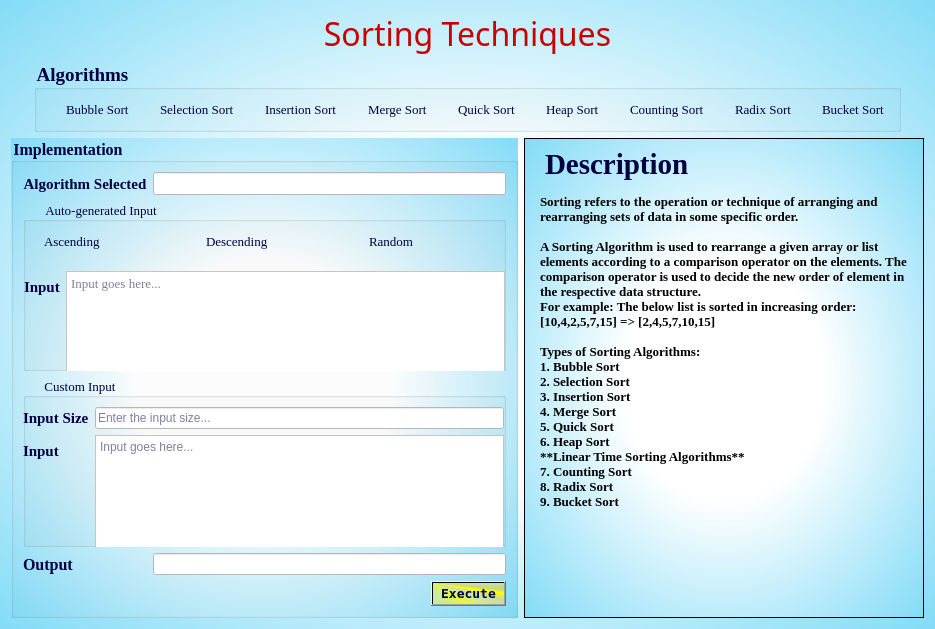
<?xml version="1.0" encoding="UTF-8"?>
<ui version="4.0">
 <class>SortingTechniques</class>
 <widget class="QWidget" name="SortingTechniques">
  <property name="geometry">
   <rect>
    <x>0</x>
    <y>0</y>
    <width>935</width>
    <height>629</height>
   </rect>
  </property>
  <property name="sizePolicy">
   <sizepolicy hsizetype="Preferred" vsizetype="Preferred">
    <horstretch>0</horstretch>
    <verstretch>0</verstretch>
   </sizepolicy>
  </property>
  <property name="windowTitle">
   <string>Form</string>
  </property>
  <property name="styleSheet">
   <string notr="true">background-color: qradialgradient(spread:pad, cx:0.5, cy:0.5, radius:0.8, fx:0.5, fy:0.505682, stop:0.3125 rgba(255, 255, 255, 255), stop:1 rgba(106, 212, 245, 255));</string>
  </property>
  <layout class="QGridLayout" name="gridLayout">
   <item row="2" column="2">
    <spacer name="horizontalSpacer_2">
     <property name="orientation">
      <enum>Qt::Horizontal</enum>
     </property>
     <property name="sizeHint" stdset="0">
      <size>
       <width>40</width>
       <height>20</height>
      </size>
     </property>
    </spacer>
   </item>
   <item row="1" column="1">
    <widget class="QLabel" name="label">
     <property name="font">
      <font>
       <family>Old English Text MT</family>
       <pointsize>24</pointsize>
       <weight>50</weight>
       <italic>false</italic>
       <bold>false</bold>
      </font>
     </property>
     <property name="autoFillBackground">
      <bool>false</bool>
     </property>
     <property name="styleSheet">
      <string notr="true">background-color: rgba(255, 255, 255, 0);
color: rgb(200, 0, 0);</string>
     </property>
     <property name="frameShape">
      <enum>QFrame::NoFrame</enum>
     </property>
     <property name="frameShadow">
      <enum>QFrame::Plain</enum>
     </property>
     <property name="lineWidth">
      <number>-20</number>
     </property>
     <property name="text">
      <string>Sorting Techniques</string>
     </property>
     <property name="scaledContents">
      <bool>true</bool>
     </property>
     <property name="alignment">
      <set>Qt::AlignCenter</set>
     </property>
    </widget>
   </item>
   <item row="2" column="0">
    <spacer name="horizontalSpacer">
     <property name="orientation">
      <enum>Qt::Horizontal</enum>
     </property>
     <property name="sizeHint" stdset="0">
      <size>
       <width>40</width>
       <height>20</height>
      </size>
     </property>
    </spacer>
   </item>
   <item row="2" column="1">
    <widget class="QGroupBox" name="groupBox">
     <property name="font">
      <font>
       <family>Times New Roman</family>
       <pointsize>14</pointsize>
       <weight>75</weight>
       <bold>true</bold>
      </font>
     </property>
     <property name="styleSheet">
      <string notr="true">background-color: rgba(255, 255, 255, 0);
color: rgb(0, 0, 65);</string>
     </property>
     <property name="title">
      <string>Algorithms</string>
     </property>
     <property name="flat">
      <bool>false</bool>
     </property>
     <property name="checkable">
      <bool>false</bool>
     </property>
     <layout class="QHBoxLayout" name="horizontalLayout">
      <item>
       <widget class="QRadioButton" name="bubble_sort">
        <property name="font">
         <font>
          <family>Times New Roman</family>
          <pointsize>10</pointsize>
          <weight>50</weight>
          <italic>false</italic>
          <bold>false</bold>
         </font>
        </property>
        <property name="text">
         <string>Bubble Sort</string>
        </property>
       </widget>
      </item>
      <item>
       <widget class="QRadioButton" name="selection_sort">
        <property name="font">
         <font>
          <family>Times New Roman</family>
          <pointsize>10</pointsize>
          <weight>50</weight>
          <italic>false</italic>
          <bold>false</bold>
         </font>
        </property>
        <property name="text">
         <string>Selection Sort</string>
        </property>
       </widget>
      </item>
      <item>
       <widget class="QRadioButton" name="insertion_sort">
        <property name="font">
         <font>
          <family>Times New Roman</family>
          <pointsize>10</pointsize>
          <weight>50</weight>
          <italic>false</italic>
          <bold>false</bold>
         </font>
        </property>
        <property name="text">
         <string>Insertion Sort</string>
        </property>
       </widget>
      </item>
      <item>
       <widget class="QRadioButton" name="merge_sort">
        <property name="font">
         <font>
          <family>Times New Roman</family>
          <pointsize>10</pointsize>
          <weight>50</weight>
          <italic>false</italic>
          <bold>false</bold>
         </font>
        </property>
        <property name="text">
         <string>Merge Sort</string>
        </property>
       </widget>
      </item>
      <item>
       <widget class="QRadioButton" name="quick_sort">
        <property name="font">
         <font>
          <family>Times New Roman</family>
          <pointsize>10</pointsize>
          <weight>50</weight>
          <italic>false</italic>
          <bold>false</bold>
         </font>
        </property>
        <property name="text">
         <string>Quick Sort</string>
        </property>
       </widget>
      </item>
      <item>
       <widget class="QRadioButton" name="heap_sort">
        <property name="font">
         <font>
          <family>Times New Roman</family>
          <pointsize>10</pointsize>
          <weight>50</weight>
          <italic>false</italic>
          <bold>false</bold>
         </font>
        </property>
        <property name="text">
         <string>Heap Sort</string>
        </property>
       </widget>
      </item>
      <item>
       <widget class="QRadioButton" name="count_sort">
        <property name="font">
         <font>
          <family>Times New Roman</family>
          <pointsize>10</pointsize>
          <weight>50</weight>
          <italic>false</italic>
          <bold>false</bold>
         </font>
        </property>
        <property name="text">
         <string>Counting Sort</string>
        </property>
       </widget>
      </item>
      <item>
       <widget class="QRadioButton" name="radix_sort">
        <property name="font">
         <font>
          <family>Times New Roman</family>
          <pointsize>10</pointsize>
          <weight>50</weight>
          <italic>false</italic>
          <bold>false</bold>
         </font>
        </property>
        <property name="text">
         <string>Radix Sort</string>
        </property>
       </widget>
      </item>
      <item>
       <widget class="QRadioButton" name="bucket_sort">
        <property name="font">
         <font>
          <family>Times New Roman</family>
          <pointsize>10</pointsize>
          <weight>50</weight>
          <italic>false</italic>
          <bold>false</bold>
         </font>
        </property>
        <property name="text">
         <string>Bucket Sort</string>
        </property>
       </widget>
      </item>
     </layout>
    </widget>
   </item>
   <item row="3" column="0" colspan="3">
    <layout class="QGridLayout" name="gridLayout_2" columnstretch="0,0">
     <property name="sizeConstraint">
      <enum>QLayout::SetNoConstraint</enum>
     </property>
     <item row="0" column="1">
      <widget class="QScrollArea" name="scrollArea">
       <property name="sizePolicy">
        <sizepolicy hsizetype="Preferred" vsizetype="Expanding">
         <horstretch>0</horstretch>
         <verstretch>0</verstretch>
        </sizepolicy>
       </property>
       <property name="maximumSize">
        <size>
         <width>400</width>
         <height>16777215</height>
        </size>
       </property>
       <property name="widgetResizable">
        <bool>true</bool>
       </property>
       <widget class="QWidget" name="scrollAreaWidgetContents_3">
        <property name="geometry">
         <rect>
          <x>0</x>
          <y>0</y>
          <width>398</width>
          <height>496</height>
         </rect>
        </property>
        <widget class="QLabel" name="label_7">
         <property name="geometry">
          <rect>
           <x>20</x>
           <y>10</y>
           <width>191</width>
           <height>31</height>
          </rect>
         </property>
         <property name="font">
          <font>
           <family>Times New Roman</family>
           <pointsize>22</pointsize>
           <weight>75</weight>
           <italic>false</italic>
           <bold>true</bold>
           <underline>false</underline>
          </font>
         </property>
         <property name="styleSheet">
          <string notr="true">background-color: rgba(255,255,255,0);
color: rgb(0, 0, 65);</string>
         </property>
         <property name="frameShadow">
          <enum>QFrame::Plain</enum>
         </property>
         <property name="text">
          <string>Description</string>
         </property>
         <property name="alignment">
          <set>Qt::AlignLeading|Qt::AlignLeft|Qt::AlignVCenter</set>
         </property>
        </widget>
        <widget class="QPlainTextEdit" name="description">
         <property name="geometry">
          <rect>
           <x>10</x>
           <y>50</y>
           <width>381</width>
           <height>441</height>
          </rect>
         </property>
         <property name="font">
          <font>
           <family>Times New Roman</family>
           <pointsize>10</pointsize>
           <weight>75</weight>
           <italic>false</italic>
           <bold>true</bold>
          </font>
         </property>
         <property name="autoFillBackground">
          <bool>false</bool>
         </property>
         <property name="styleSheet">
          <string notr="true">background-color:rgba(255,255,255,0);</string>
         </property>
         <property name="documentTitle">
          <string/>
         </property>
         <property name="readOnly">
          <bool>true</bool>
         </property>
         <property name="plainText">
          <string>Sorting refers to the operation or technique of arranging and rearranging sets of data in some specific order.

A Sorting Algorithm is used to rearrange a given array or list elements according to a comparison operator on the elements. The comparison operator is used to decide the new order of element in the respective data structure.
For example: The below list is sorted in increasing order:
[10,4,2,5,7,15] =&gt; [2,4,5,7,10,15]

Types of Sorting Algorithms:
1. Bubble Sort
2. Selection Sort
3. Insertion Sort
4. Merge Sort
5. Quick Sort
6. Heap Sort
**Linear Time Sorting Algorithms**
7. Counting Sort
8. Radix Sort
9. Bucket Sort</string>
         </property>
         <property name="backgroundVisible">
          <bool>false</bool>
         </property>
         <property name="centerOnScroll">
          <bool>false</bool>
         </property>
        </widget>
       </widget>
      </widget>
     </item>
     <item row="0" column="0">
      <widget class="QGroupBox" name="groupBox_2">
       <property name="sizePolicy">
        <sizepolicy hsizetype="Preferred" vsizetype="Expanding">
         <horstretch>0</horstretch>
         <verstretch>0</verstretch>
        </sizepolicy>
       </property>
       <property name="font">
        <font>
         <family>Times New Roman</family>
         <pointsize>12</pointsize>
         <weight>75</weight>
         <bold>true</bold>
        </font>
       </property>
       <property name="styleSheet">
        <string notr="true">color: rgb(0, 0, 65);</string>
       </property>
       <property name="title">
        <string>Implementation</string>
       </property>
       <property name="flat">
        <bool>false</bool>
       </property>
       <layout class="QGridLayout" name="gridLayout_4">
        <item row="3" column="0">
         <widget class="QLabel" name="label_3">
          <property name="sizePolicy">
           <sizepolicy hsizetype="Fixed" vsizetype="Preferred">
            <horstretch>0</horstretch>
            <verstretch>0</verstretch>
           </sizepolicy>
          </property>
          <property name="font">
           <font>
            <family>Times New Roman</family>
            <pointsize>12</pointsize>
            <weight>75</weight>
            <bold>true</bold>
           </font>
          </property>
          <property name="styleSheet">
           <string notr="true">background-color: rgba(255, 255, 255, 0);</string>
          </property>
          <property name="text">
           <string>Output</string>
          </property>
         </widget>
        </item>
        <item row="0" column="0">
         <widget class="QLabel" name="label_2">
          <property name="sizePolicy">
           <sizepolicy hsizetype="Fixed" vsizetype="Preferred">
            <horstretch>0</horstretch>
            <verstretch>0</verstretch>
           </sizepolicy>
          </property>
          <property name="font">
           <font>
            <family>Times New Roman</family>
            <pointsize>11</pointsize>
            <weight>75</weight>
            <italic>false</italic>
            <bold>true</bold>
           </font>
          </property>
          <property name="styleSheet">
           <string notr="true">background-color: rgba(255, 255, 255, 0);</string>
          </property>
          <property name="text">
           <string>Algorithm Selected</string>
          </property>
          <property name="alignment">
           <set>Qt::AlignCenter</set>
          </property>
         </widget>
        </item>
        <item row="0" column="1">
         <widget class="QLineEdit" name="algo_selected">
          <property name="sizePolicy">
           <sizepolicy hsizetype="Preferred" vsizetype="Fixed">
            <horstretch>0</horstretch>
            <verstretch>0</verstretch>
           </sizepolicy>
          </property>
          <property name="font">
           <font>
            <family>Times New Roman</family>
            <pointsize>10</pointsize>
           </font>
          </property>
          <property name="styleSheet">
           <string notr="true">background-color: rgb(255, 255, 255);</string>
          </property>
         </widget>
        </item>
        <item row="4" column="0">
         <spacer name="horizontalSpacer_3">
          <property name="orientation">
           <enum>Qt::Horizontal</enum>
          </property>
          <property name="sizeType">
           <enum>QSizePolicy::Preferred</enum>
          </property>
          <property name="sizeHint" stdset="0">
           <size>
            <width>40</width>
            <height>20</height>
           </size>
          </property>
         </spacer>
        </item>
        <item row="4" column="1" alignment="Qt::AlignRight">
         <widget class="QPushButton" name="execute">
          <property name="sizePolicy">
           <sizepolicy hsizetype="Preferred" vsizetype="Fixed">
            <horstretch>0</horstretch>
            <verstretch>0</verstretch>
           </sizepolicy>
          </property>
          <property name="maximumSize">
           <size>
            <width>16777215</width>
            <height>16777215</height>
           </size>
          </property>
          <property name="font">
           <font>
            <family>Terminal</family>
            <pointsize>10</pointsize>
            <weight>75</weight>
            <bold>true</bold>
           </font>
          </property>
          <property name="styleSheet">
           <string notr="true">background-color: qconicalgradient(cx:0, cy:0, angle:135, stop:0 rgba(255, 255, 0, 69), stop:0.375 rgba(255, 255, 0, 69), stop:0.423533 rgba(251, 255, 0, 145), stop:0.45 rgba(247, 255, 0, 208), stop:0.477581 rgba(255, 244, 71, 130), stop:0.518717 rgba(255, 218, 71, 130), stop:0.55 rgba(255, 255, 0, 255), stop:0.57754 rgba(255, 203, 0, 130), stop:0.625 rgba(255, 255, 0, 69), stop:1 rgba(255, 255, 0, 69));
color: rgb(0, 0, 60);</string>
          </property>
          <property name="text">
           <string>Execute</string>
          </property>
         </widget>
        </item>
        <item row="3" column="1">
         <widget class="QLineEdit" name="output_display">
          <property name="sizePolicy">
           <sizepolicy hsizetype="Preferred" vsizetype="Fixed">
            <horstretch>0</horstretch>
            <verstretch>0</verstretch>
           </sizepolicy>
          </property>
          <property name="styleSheet">
           <string notr="true">background-color: rgb(255,255,255);</string>
          </property>
         </widget>
        </item>
        <item row="1" column="0" colspan="2">
         <widget class="QGroupBox" name="groupBox_3">
          <property name="font">
           <font>
            <family>Times New Roman</family>
            <pointsize>10</pointsize>
           </font>
          </property>
          <property name="styleSheet">
           <string notr="true">background-color: rgba(255, 255, 255, 0);</string>
          </property>
          <property name="title">
           <string>Auto-generated Input</string>
          </property>
          <property name="flat">
           <bool>true</bool>
          </property>
          <property name="checkable">
           <bool>true</bool>
          </property>
          <property name="checked">
           <bool>false</bool>
          </property>
          <widget class="QWidget" name="">
           <property name="geometry">
            <rect>
             <x>1</x>
             <y>20</y>
             <width>481</width>
             <height>41</height>
            </rect>
           </property>
           <layout class="QHBoxLayout" name="horizontalLayout_3">
            <item>
             <widget class="QRadioButton" name="ordr_asc">
              <property name="font">
               <font>
                <family>Times New Roman</family>
                <pointsize>10</pointsize>
               </font>
              </property>
              <property name="text">
               <string>Ascending</string>
              </property>
             </widget>
            </item>
            <item>
             <widget class="QRadioButton" name="ordr_desc">
              <property name="font">
               <font>
                <family>Times New Roman</family>
                <pointsize>10</pointsize>
               </font>
              </property>
              <property name="text">
               <string>Descending</string>
              </property>
             </widget>
            </item>
            <item>
             <widget class="QRadioButton" name="ordr_random">
              <property name="font">
               <font>
                <family>Times New Roman</family>
                <pointsize>10</pointsize>
               </font>
              </property>
              <property name="text">
               <string>Random</string>
              </property>
             </widget>
            </item>
           </layout>
          </widget>
          <widget class="QWidget" name="">
           <property name="geometry">
            <rect>
             <x>1</x>
             <y>70</y>
             <width>481</width>
             <height>111</height>
            </rect>
           </property>
           <layout class="QFormLayout" name="formLayout">
            <property name="sizeConstraint">
             <enum>QLayout::SetDefaultConstraint</enum>
            </property>
            <property name="fieldGrowthPolicy">
             <enum>QFormLayout::ExpandingFieldsGrow</enum>
            </property>
            <property name="rowWrapPolicy">
             <enum>QFormLayout::WrapLongRows</enum>
            </property>
            <property name="horizontalSpacing">
             <number>6</number>
            </property>
            <item row="0" column="0">
             <widget class="QLabel" name="label_4">
              <property name="font">
               <font>
                <family>Times New Roman</family>
                <pointsize>11</pointsize>
                <weight>75</weight>
                <bold>true</bold>
               </font>
              </property>
              <property name="text">
               <string>Input</string>
              </property>
             </widget>
            </item>
            <item row="0" column="1">
             <widget class="QPlainTextEdit" name="auto_gen_input">
              <property name="sizePolicy">
               <sizepolicy hsizetype="Expanding" vsizetype="Preferred">
                <horstretch>0</horstretch>
                <verstretch>0</verstretch>
               </sizepolicy>
              </property>
              <property name="font">
               <font>
                <family>Times New Roman</family>
                <pointsize>10</pointsize>
               </font>
              </property>
              <property name="styleSheet">
               <string notr="true">background-color: rgb(255,255,255);</string>
              </property>
              <property name="placeholderText">
               <string>Input goes here...</string>
              </property>
             </widget>
            </item>
           </layout>
          </widget>
         </widget>
        </item>
        <item row="2" column="0" colspan="2">
         <widget class="QGroupBox" name="groupBox_4">
          <property name="font">
           <font>
            <family>Times New Roman</family>
            <pointsize>10</pointsize>
           </font>
          </property>
          <property name="styleSheet">
           <string notr="true">background-color: rgba(255, 255, 255, 0);</string>
          </property>
          <property name="title">
           <string>Custom Input</string>
          </property>
          <property name="flat">
           <bool>true</bool>
          </property>
          <property name="checkable">
           <bool>true</bool>
          </property>
          <property name="checked">
           <bool>false</bool>
          </property>
          <widget class="QWidget" name="formLayoutWidget">
           <property name="geometry">
            <rect>
             <x>0</x>
             <y>30</y>
             <width>481</width>
             <height>152</height>
            </rect>
           </property>
           <layout class="QFormLayout" name="formLayout_2">
            <property name="fieldGrowthPolicy">
             <enum>QFormLayout::ExpandingFieldsGrow</enum>
            </property>
            <item row="0" column="0">
             <widget class="QLabel" name="label_5">
              <property name="font">
               <font>
                <family>Times New Roman</family>
                <pointsize>11</pointsize>
                <weight>75</weight>
                <bold>true</bold>
               </font>
              </property>
              <property name="toolTip">
               <string/>
              </property>
              <property name="toolTipDuration">
               <number>-1</number>
              </property>
              <property name="text">
               <string>Input Size</string>
              </property>
             </widget>
            </item>
            <item row="0" column="1">
             <widget class="QLineEdit" name="input_size">
              <property name="toolTip">
               <string>&quot;Enter no. of elements in your input...&quot;</string>
              </property>
              <property name="toolTipDuration">
               <number>-1</number>
              </property>
              <property name="styleSheet">
               <string notr="true">background-color: white;</string>
              </property>
              <property name="placeholderText">
               <string>Enter the input size...</string>
              </property>
             </widget>
            </item>
            <item row="1" column="0">
             <widget class="QLabel" name="label_6">
              <property name="font">
               <font>
                <family>Times New Roman</family>
                <pointsize>11</pointsize>
                <weight>75</weight>
                <bold>true</bold>
               </font>
              </property>
              <property name="text">
               <string>Input</string>
              </property>
             </widget>
            </item>
            <item row="1" column="1">
             <widget class="QPlainTextEdit" name="user_input">
              <property name="sizePolicy">
               <sizepolicy hsizetype="Expanding" vsizetype="Preferred">
                <horstretch>0</horstretch>
                <verstretch>0</verstretch>
               </sizepolicy>
              </property>
              <property name="toolTip">
               <string>Enter space-separated input here...</string>
              </property>
              <property name="styleSheet">
               <string notr="true">background-color: white;</string>
              </property>
              <property name="placeholderText">
               <string>Input goes here...</string>
              </property>
             </widget>
            </item>
           </layout>
          </widget>
         </widget>
        </item>
       </layout>
      </widget>
     </item>
    </layout>
   </item>
  </layout>
 </widget>
 <resources/>
 <connections/>
</ui>
